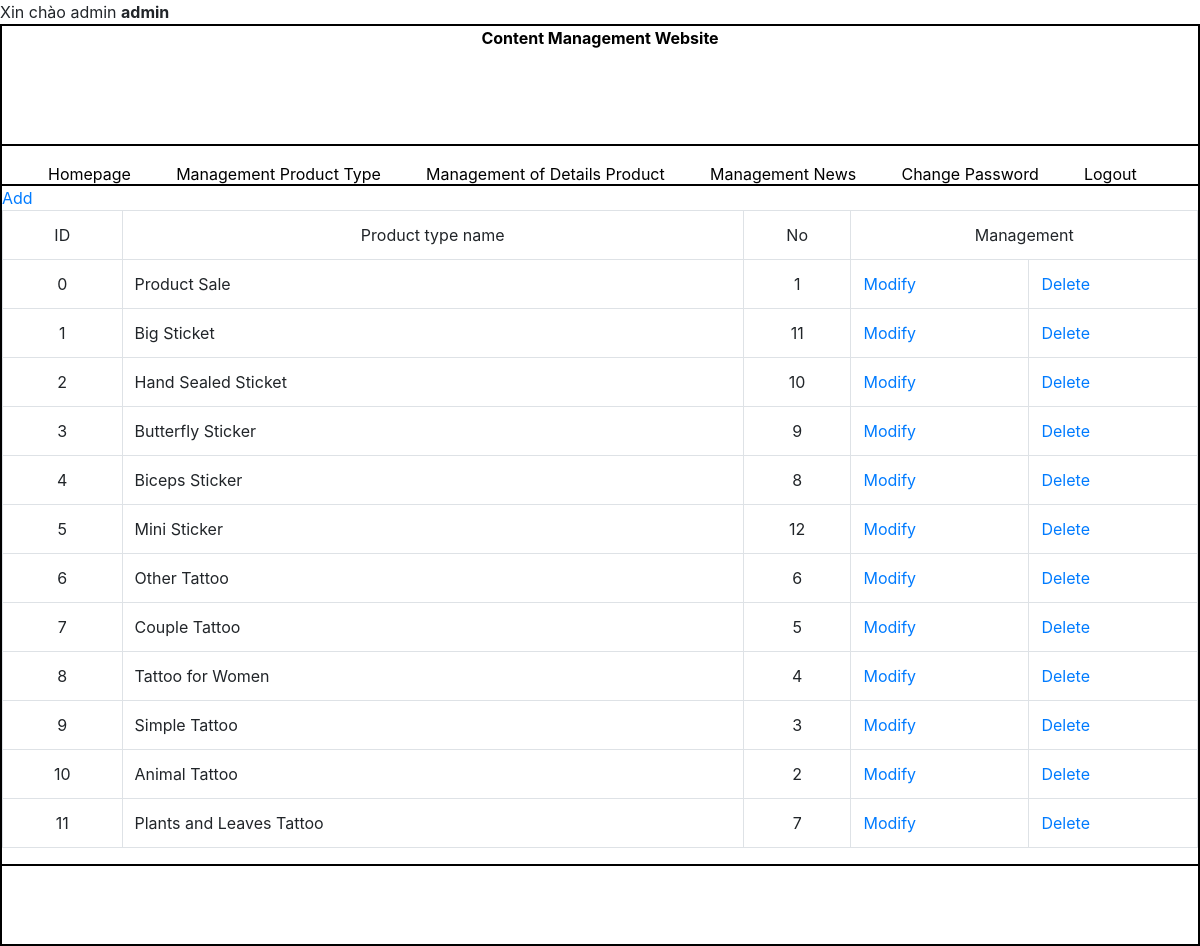
/admincp/index.php?management=managementproducttype (signed in), run on the app's committed database.
### tables this page shows
CREATE TABLE `producttype` (
  `id_producttype` int(11) NOT NULL,
  `producttypename` varchar(255) NOT NULL,
  `no` int(100) NOT NULL
);

### admincp/modules/managementproducttype/main.php (called while the page is built)
<?php
	include('modules/managementproducttype/listed.php');
?>

### admincp/modules/managementproducttype/listed.php (the view)
<?php
	$conn=mysqli_connect($localhostname,$accoutname,$pass,$database);
	$sql="select * from producttype order by id_producttype desc";
	$run=mysqli_query($conn,$sql);
?>
<form action="modules/managementproducttype/handle.php?id=<?php echo $row['id_producttype'] ?>" method="post" enctype="multipart/form-data">
<table class="table table-bordered table-hover">
	<tr><a href="modules/managementproducttype/add.php">Add</a></tr>
  <tr>
    <td width="10%"><div align="center">ID</div></td>
    <td width="52%"><div align="center">Product type name</div></td>
    <td width="9%"><div align="center">No</div></td>
    <td colspan="2"><div align="center">Management</div></td>
  </tr>
<?php
	$i=0;
	while($row=mysqli_fetch_array($run)){
?>
  <tr>
    <td><div align="center"><?php echo $i; ?></div></td>
    <td><?php echo $row['producttypename'] ?></td>
    <td><div align="center"><?php echo $row['no'] ?></div></td>
    <td><a href="modules/managementproducttype/modify.php?id=<?php echo $row['id_producttype'] ?>" >Modify</a></td>
    <td><a onclick="return window.confirm('Are you sure you want to delete?');" href="modules/managementproducttype/handle.php?id=<?php echo $row['id_producttype'] ?>">Delete</a></td>
  </tr>
  <?php
  	$i++;
	}
  ?>
</table>
</form>

### admincp/style/cssadmin.css (style rules this page uses)
.table { border-collapse:collapse; }
* { padding: 0; margin: 0; }

### data on the page
producttype: producttypename "Product Sale", no "1"
producttype: producttypename "Big Sticket", no "11"
producttype: producttypename "Hand Sealed Sticket", no "10"
producttype: producttypename "Butterfly Sticker", no "9"
producttype: producttypename "Biceps Sticker", no "8"
producttype: producttypename "Mini Sticker", no "12"
producttype: producttypename "Other Tattoo", no "6"
producttype: producttypename "Couple Tattoo", no "5"
producttype: producttypename "Tattoo for Women", no "4"
producttype: producttypename "Simple Tattoo", no "3"
producttype: producttypename "Animal Tattoo", no "2"
producttype: producttypename "Plants and Leaves Tattoo", no "7"

### other printed values
$_SESSION['loginadmin'] "admin"
